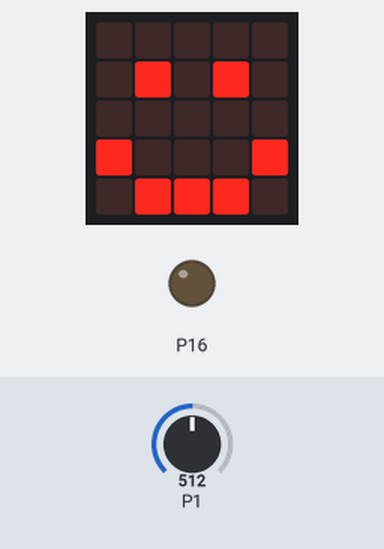
A program run on a simulated BBC micro:bit running MicroPython. Shown: the board's 5×5 LED display, output pins drawn as LEDs (lit = HIGH). The inputs (shaded band) are chosen by the test bench; at power-on: P1 = 512 (analog values on the 0–1023 scale). No radio messages arrive unless stated (any console line starting 'radio sent:' is added by the test bench); what the program prints to the serial console is not drawn.

Above: at 1.2 s.
1.3 s: P1 set to 487
At 2.0 s:
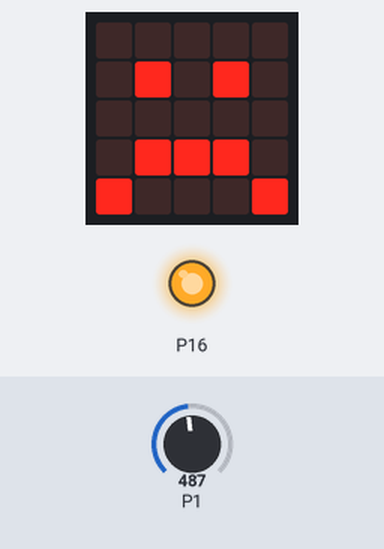
2.8 s: P1 set to 510
At 3.1 s:
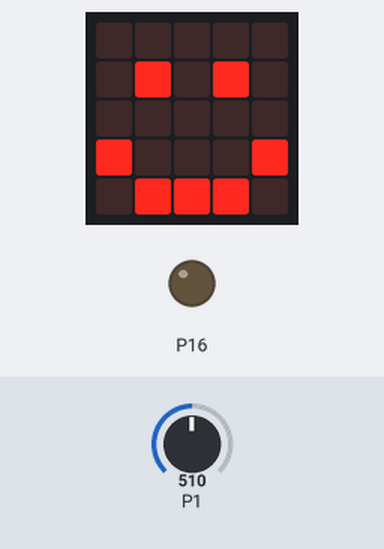
4.3 s: P1 set to 490
At 5.5 s:
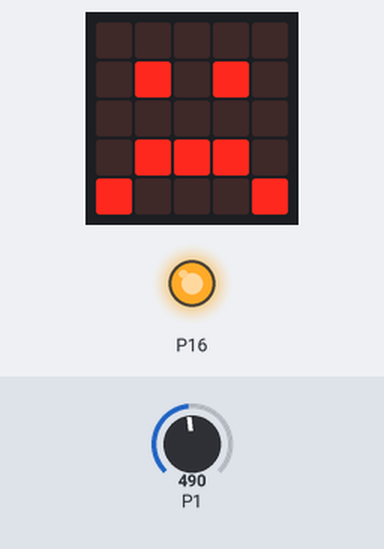
Timing chart, 0 to 7.3 s (numbered marks = the images above; inputs shaded):
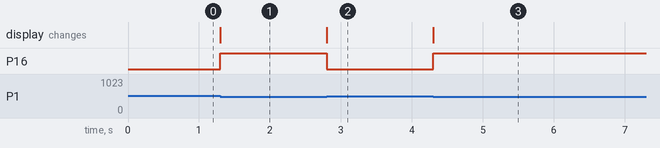

Measured:
- the behaviour switches between 501 and 500 on P1 (found by bisection; images 0 and 1)
- after the input at 1.3 s, P16: LOW → HIGH at once; the display: changes at once (image 1)
- after the input at 2.8 s, P16: HIGH → LOW at once; the display: changes at once (image 2)
- after the input at 4.3 s, P16: LOW → HIGH at once; the display: changes at once (image 3)

The program:

add_radio.py
```python
# set up radio
import radio
radio.config(channel=10)
radio.on()

from microbit import *

pin16.write_digital(0)  # start with the pump off

while True:
    soil = pin1.read_analog()  # read moisture
    radio.send(str(soil))   # send moisture over radio to receiving microbit
    if soil > 500:
        display.show(Image.HAPPY)
        pin16.write_digital(0)  # turn off the pump
    else:
        display.show(Image.SAD)
        pin16.write_digital(1)  # turn on the pump
```
